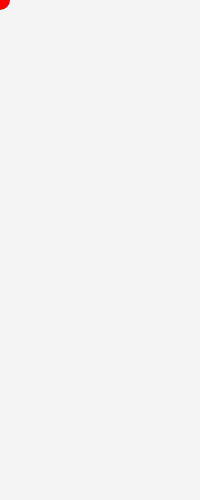
Frame 1 (no input)
Frame 60 (no input): identical to frame 1, image omitted
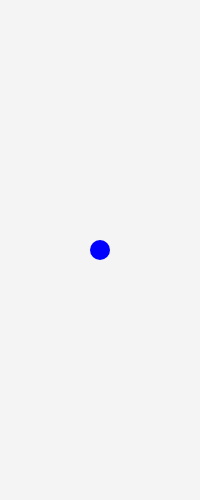
Frame 120 (the mouse pressed at the canvas centre since frame 60)

The p5.js sketch that drew these frames (run headless with seeded random() and noise() and a simulated clock; from frame 60 on, the mouse is pressed at the canvas centre):

// p5.js sketch
// ── sketch.js
// Creates an circle that is located where the mouse is and toggles between red and blue based on mouse click
function setup() {
  createCanvas(200,500);
}
// State what color will be after click based on previous color
let flag = true;
let   col = [255, 0, 0];
// Changes color based on what state it is in
function changeColor(){
  if(flag){
  col = [0, 0, 255];
  } else {
    col = [255, 0, 0];
  }
  flag = !flag;
}
function mousePressed(){
  changeColor();
}
function draw() {
  background(244);
  fill(col[0], col[1], col[2]);
  noStroke();
  ellipse(mouseX, mouseY, 20, 20);
  
}
